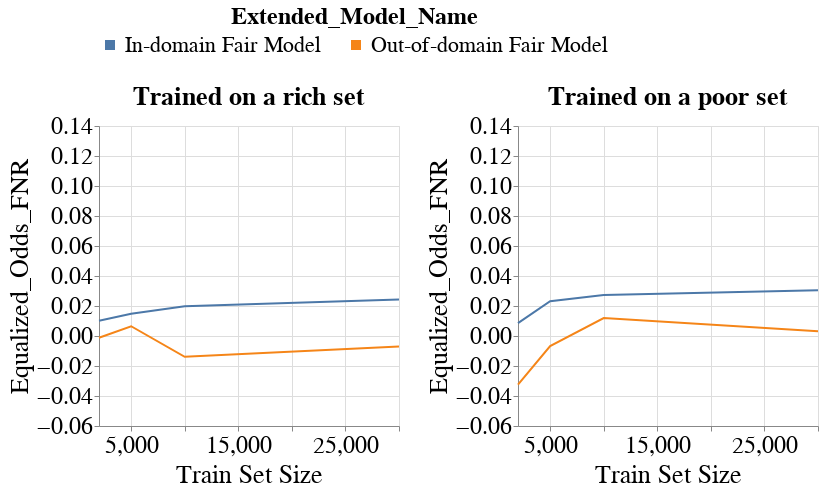

Write notebook code for a chart like this one.
### Markdown cell above
### Disparity Metrics

### Code cell
create_group_metric_line_bands_per_dataset_plot(metrics_per_exp_dct=metrics_per_exp_dct,
                                                experiment_names=EXPERIMENT_NAMES,
                                                model_name=MODEL_NAMES[0],
                                                metric_type='group',
                                                metric_name='Equalized_Odds_FNR',
                                                group_name='RAC1P',
                                                ylim=[-0.06, 0.14],
                                                with_band=False)

### Figure 1 — Vega-Lite specification as saved in the notebook (floating-point values rounded to 4 significant figures)
{"config": {"view": {"continuousWidth": 400, "continuousHeight": 300}, "axis": {"labelFontSize": 24, "labelFontWeight": "normal", "titleFontSize": 26, "titleFontWeight": "normal"}, "legend": {"columns": 2, "direction": "horizontal", "labelFontSize": 22, "labelLimit": 400, "orient": "top", "symbolStrokeWidth": 10, "titleAnchor": "middle", "titleFontSize": 24, "titleLimit": 300}, "title": {"fontSize": 22}}, "vconcat": [{"hconcat": [{"mark": "line", "encoding": {"color": {"field": "Extended_Model_Name", "type": "nominal"}, "x": {"axis": {"labelExpr": "datum.value == 10000 ? '2,000' : datum.label"}, "field": "Train_Set_Size", "scale": {"nice": false}, "title": "Train Set Size", "type": "quantitative"}, "y": {"aggregate": "mean", "field": "Metric_Value", "scale": {"domain": [-0.06, 0.14], "zero": false}, "title": "Equalized_Odds_FNR", "type": "quantitative"}}, "height": 300, "title": {"text": "Trained on a rich set", "fontSize": 26}, "width": 300}, {"data": {"name": "data-5ba51ac851aa0c1685f09242b17a2ede"}, "mark": "line", "encoding": {"color": {"field": "Extended_Model_Name", "type": "nominal"}, "x": {"axis": {"labelExpr": "datum.value == 10000 ? '2,000' : datum.label"}, "field": "Train_Set_Size", "scale": {"nice": false}, "title": "Train Set Size", "type": "quantitative"}, "y": {"aggregate": "mean", "field": "Metric_Value", "scale": {"domain": [-0.06, 0.14], "zero": false}, "title": "Equalized_Odds_FNR", "type": "quantitative"}}, "height": 300, "title": {"text": "Trained on a poor set", "fontSize": 26}, "width": 300}]}], "data": {"name": "data-aa13863c138490920d86d8be84f585fd"}, "$schema": "https://vega.github.io/schema/vega-lite/v4.17.0.json", "datasets": {"data-aa13863c138490920d86d8be84f585fd": [{"Metric": "Equalized_Odds_FNR", "Model_Name": "LogisticRegression", "Experiment_Iteration": "Exp_iter_1", "Intervention_Param": 0.7, "Test_Set_Index": 0, "Group": "RAC1P", "Metric_Value": 0.02708, "Train_Set_Size": 2000, "Extended_Model_Name": "In-domain Fair Model"}, {"Metric": "Equalized_Odds_FNR", "Model_Name": "LogisticRegression", "Experiment_Iteration": "Exp_iter_1", "Intervention_Param": 0.7, "Test_Set_Index": 1, "Group": "RAC1P", "Metric_Value": 0.05531, "Train_Set_Size": 2000, "Extended_Model_Name": "Out-of-domain Fair Model"}, {"Metric": "Equalized_Odds_FNR", "Model_Name": "LogisticRegression", "Experiment_Iteration": "Exp_iter_2", "Intervention_Param": 0.7, "Test_Set_Index": 0, "Group": "RAC1P", "Metric_Value": 0.036, "Train_Set_Size": 2000, "Extended_Model_Name": "In-domain Fair Model"}, {"Metric": "Equalized_Odds_FNR", "Model_Name": "LogisticRegression", "Experiment_Iteration": "Exp_iter_2", "Intervention_Param": 0.7, "Test_Set_Index": 1, "Group": "RAC1P", "Metric_Value": -0.02105, "Train_Set_Size": 2000, "Extended_Model_Name": "Out-of-domain Fair Model"}, {"Metric": "Equalized_Odds_FNR", "Model_Name": "LogisticRegression", "Experiment_Iteration": "Exp_iter_3", "Intervention_Param": 0.7, "Test_Set_Index": 0, "Group": "RAC1P", "Metric_Value": -0.03364, "Train_Set_Size": 2000, "Extended_Model_Name": "In-domain Fair Model"}, {"Metric": "Equalized_Odds_FNR", "Model_Name": "LogisticRegression", "Experiment_Iteration": "Exp_iter_3", "Intervention_Param": 0.7, "Test_Set_Index": 1, "Group": "RAC1P", "Metric_Value": -0.008542, "Train_Set_Size": 2000, "Extended_Model_Name": "Out-of-domain Fair Model"}, {"Metric": "Equalized_Odds_FNR", "Model_Name": "LogisticRegression", "Experiment_Iteration": "Exp_iter_4", "Intervention_Param": 0.7, "Test_Set_Index": 0, "Group": "RAC1P", "Metric_Value": 0.006343, "Train_Set_Size": 2000, "Extended_Model_Name": "In-domain Fair Model"}, {"Metric": "Equalized_Odds_FNR", "Model_Name": "LogisticRegression", "Experiment_Iteration": "Exp_iter_4", "Intervention_Param": 0.7, "Test_Set_Index": 1, "Group": "RAC1P", "Metric_Value": 0.01442, "Train_Set_Size": 2000, "Extended_Model_Name": "Out-of-domain Fair Model"}, {"Metric": "Equalized_Odds_FNR", "Model_Name": "LogisticRegression", "Experiment_Iteration": "Exp_iter_5", "Intervention_Param": 0.7, "Test_Set_Index": 0, "Group": "RAC1P", "Metric_Value": -9.569e-05, "Train_Set_Size": 2000, "Extended_Model_Name": "In-domain Fair Model"}, {"Metric": "Equalized_Odds_FNR", "Model_Name": "LogisticRegression", "Experiment_Iteration": "Exp_iter_5", "Intervention_Param": 0.7, "Test_Set_Index": 1, "Group": "RAC1P", "Metric_Value": -0.01813, "Train_Set_Size": 2000, "Extended_Model_Name": "Out-of-domain Fair Model"}, {"Metric": "Equalized_Odds_FNR", "Model_Name": "LogisticRegression", "Experiment_Iteration": "Exp_iter_6", "Intervention_Param": 0.7, "Test_Set_Index": 0, "Group": "RAC1P", "Metric_Value": 0.02552, "Train_Set_Size": 2000, "Extended_Model_Name": "In-domain Fair Model"}, {"Metric": "Equalized_Odds_FNR", "Model_Name": "LogisticRegression", "Experiment_Iteration": "Exp_iter_6", "Intervention_Param": 0.7, "Test_Set_Index": 1, "Group": "RAC1P", "Metric_Value": -0.02911, "Train_Set_Size": 2000, "Extended_Model_Name": "Out-of-domain Fair Model"}, {"Metric": "Equalized_Odds_FNR", "Model_Name": "LogisticRegression", "Experiment_Iteration": "Exp_iter_1", "Intervention_Param": 0.7, "Test_Set_Index": 0, "Group": "RAC1P", "Metric_Value": 0.02316, "Train_Set_Size": 5000, "Extended_Model_Name": "In-domain Fair Model"}, {"Metric": "Equalized_Odds_FNR", "Model_Name": "LogisticRegression", "Experiment_Iteration": "Exp_iter_1", "Intervention_Param": 0.7, "Test_Set_Index": 1, "Group": "RAC1P", "Metric_Value": -0.01803, "Train_Set_Size": 5000, "Extended_Model_Name": "Out-of-domain Fair Model"}, {"Metric": "Equalized_Odds_FNR", "Model_Name": "LogisticRegression", "Experiment_Iteration": "Exp_iter_2", "Intervention_Param": 0.7, "Test_Set_Index": 0, "Group": "RAC1P", "Metric_Value": 0.02972, "Train_Set_Size": 5000, "Extended_Model_Name": "In-domain Fair Model"}, {"Metric": "Equalized_Odds_FNR", "Model_Name": "LogisticRegression", "Experiment_Iteration": "Exp_iter_2", "Intervention_Param": 0.7, "Test_Set_Index": 1, "Group": "RAC1P", "Metric_Value": -0.001458, "Train_Set_Size": 5000, "Extended_Model_Name": "Out-of-domain Fair Model"}, {"Metric": "Equalized_Odds_FNR", "Model_Name": "LogisticRegression", "Experiment_Iteration": "Exp_iter_3", "Intervention_Param": 0.7, "Test_Set_Index": 0, "Group": "RAC1P", "Metric_Value": -0.01576, "Train_Set_Size": 5000, "Extended_Model_Name": "In-domain Fair Model"}, {"Metric": "Equalized_Odds_FNR", "Model_Name": "LogisticRegression", "Experiment_Iteration": "Exp_iter_3", "Intervention_Param": 0.7, "Test_Set_Index": 1, "Group": "RAC1P", "Metric_Value": 0.02578, "Train_Set_Size": 5000, "Extended_Model_Name": "Out-of-domain Fair Model"}, {"Metric": "Equalized_Odds_FNR", "Model_Name": "LogisticRegression", "Experiment_Iteration": "Exp_iter_4", "Intervention_Param": 0.7, "Test_Set_Index": 0, "Group": "RAC1P", "Metric_Value": 0.01949, "Train_Set_Size": 5000, "Extended_Model_Name": "In-domain Fair Model"}, {"Metric": "Equalized_Odds_FNR", "Model_Name": "LogisticRegression", "Experiment_Iteration": "Exp_iter_4", "Intervention_Param": 0.7, "Test_Set_Index": 1, "Group": "RAC1P", "Metric_Value": 0.02745, "Train_Set_Size": 5000, "Extended_Model_Name": "Out-of-domain Fair Model"}, {"Metric": "Equalized_Odds_FNR", "Model_Name": "LogisticRegression", "Experiment_Iteration": "Exp_iter_5", "Intervention_Param": 0.7, "Test_Set_Index": 0, "Group": "RAC1P", "Metric_Value": 0.01455, "Train_Set_Size": 5000, "Extended_Model_Name": "In-domain Fair Model"}, {"Metric": "Equalized_Odds_FNR", "Model_Name": "LogisticRegression", "Experiment_Iteration": "Exp_iter_5", "Intervention_Param": 0.7, "Test_Set_Index": 1, "Group": "RAC1P", "Metric_Value": 0.04625, "Train_Set_Size": 5000, "Extended_Model_Name": "Out-of-domain Fair Model"}, {"Metric": "Equalized_Odds_FNR", "Model_Name": "LogisticRegression", "Experiment_Iteration": "Exp_iter_6", "Intervention_Param": 0.7, "Test_Set_Index": 0, "Group": "RAC1P", "Metric_Value": 0.01752, "Train_Set_Size": 5000, "Extended_Model_Name": "In-domain Fair Model"}, {"Metric": "Equalized_Odds_FNR", "Model_Name": "LogisticRegression", "Experiment_Iteration": "Exp_iter_6", "Intervention_Param": 0.7, "Test_Set_Index": 1, "Group": "RAC1P", "Metric_Value": -0.04093, "Train_Set_Size": 5000, "Extended_Model_Name": "Out-of-domain Fair Model"}, {"Metric": "Equalized_Odds_FNR", "Model_Name": "LogisticRegression", "Experiment_Iteration": "Exp_iter_1", "Intervention_Param": 0.7, "Test_Set_Index": 0, "Group": "RAC1P", "Metric_Value": 0.02629, "Train_Set_Size": 10000, "Extended_Model_Name": "In-domain Fair Model"}, {"Metric": "Equalized_Odds_FNR", "Model_Name": "LogisticRegression", "Experiment_Iteration": "Exp_iter_1", "Intervention_Param": 0.7, "Test_Set_Index": 1, "Group": "RAC1P", "Metric_Value": -0.008725, "Train_Set_Size": 10000, "Extended_Model_Name": "Out-of-domain Fair Model"}, {"Metric": "Equalized_Odds_FNR", "Model_Name": "LogisticRegression", "Experiment_Iteration": "Exp_iter_2", "Intervention_Param": 0.7, "Test_Set_Index": 0, "Group": "RAC1P", "Metric_Value": 0.036, "Train_Set_Size": 10000, "Extended_Model_Name": "In-domain Fair Model"}, {"Metric": "Equalized_Odds_FNR", "Model_Name": "LogisticRegression", "Experiment_Iteration": "Exp_iter_2", "Intervention_Param": 0.7, "Test_Set_Index": 1, "Group": "RAC1P", "Metric_Value": -0.01413, "Train_Set_Size": 10000, "Extended_Model_Name": "Out-of-domain Fair Model"}, {"Metric": "Equalized_Odds_FNR", "Model_Name": "LogisticRegression", "Experiment_Iteration": "Exp_iter_3", "Intervention_Param": 0.7, "Test_Set_Index": 0, "Group": "RAC1P", "Metric_Value": -0.01753, "Train_Set_Size": 10000, "Extended_Model_Name": "In-domain Fair Model"}, {"Metric": "Equalized_Odds_FNR", "Model_Name": "LogisticRegression", "Experiment_Iteration": "Exp_iter_3", "Intervention_Param": 0.7, "Test_Set_Index": 1, "Group": "RAC1P", "Metric_Value": -0.01547, "Train_Set_Size": 10000, "Extended_Model_Name": "Out-of-domain Fair Model"}, {"Metric": "Equalized_Odds_FNR", "Model_Name": "LogisticRegression", "Experiment_Iteration": "Exp_iter_4", "Intervention_Param": 0.7, "Test_Set_Index": 0, "Group": "RAC1P", "Metric_Value": 0.01281, "Train_Set_Size": 10000, "Extended_Model_Name": "In-domain Fair Model"}, {"Metric": "Equalized_Odds_FNR", "Model_Name": "LogisticRegression", "Experiment_Iteration": "Exp_iter_4", "Intervention_Param": 0.7, "Test_Set_Index": 1, "Group": "RAC1P", "Metric_Value": 0.009883, "Train_Set_Size": 10000, "Extended_Model_Name": "Out-of-domain Fair Model"}, {"Metric": "Equalized_Odds_FNR", "Model_Name": "LogisticRegression", "Experiment_Iteration": "Exp_iter_5", "Intervention_Param": 0.7, "Test_Set_Index": 0, "Group": "RAC1P", "Metric_Value": 0.03355, "Train_Set_Size": 10000, "Extended_Model_Name": "In-domain Fair Model"}, {"Metric": "Equalized_Odds_FNR", "Model_Name": "LogisticRegression", "Experiment_Iteration": "Exp_iter_5", "Intervention_Param": 0.7, "Test_Set_Index": 1, "Group": "RAC1P", "Metric_Value": 0.01025, "Train_Set_Size": 10000, "Extended_Model_Name": "Out-of-domain Fair Model"}, {"Metric": "Equalized_Odds_FNR", "Model_Name": "LogisticRegression", "Experiment_Iteration": "Exp_iter_6", "Intervention_Param": 0.7, "Test_Set_Index": 0, "Group": "RAC1P", "Metric_Value": 0.02785, "Train_Set_Size": 10000, "Extended_Model_Name": "In-domain Fair Model"}, {"Metric": "Equalized_Odds_FNR", "Model_Name": "LogisticRegression", "Experiment_Iteration": "Exp_iter_6", "Intervention_Param": 0.7, "Test_Set_Index": 1, "Group": "RAC1P", "Metric_Value": -0.06508, "Train_Set_Size": 10000, "Extended_Model_Name": "Out-of-domain Fair Model"}, {"Metric": "Equalized_Odds_FNR", "Model_Name": "LogisticRegression", "Experiment_Iteration": "Exp_iter_1", "Intervention_Param": 0.7, "Test_Set_Index": 0, "Group": "RAC1P", "Metric_Value": 0.0211, "Train_Set_Size": 30000, "Extended_Model_Name": "In-domain Fair Model"}, {"Metric": "Equalized_Odds_FNR", "Model_Name": "LogisticRegression", "Experiment_Iteration": "Exp_iter_1", "Intervention_Param": 0.7, "Test_Set_Index": 1, "Group": "RAC1P", "Metric_Value": -0.003443, "Train_Set_Size": 30000, "Extended_Model_Name": "Out-of-domain Fair Model"}, {"Metric": "Equalized_Odds_FNR", "Model_Name": "LogisticRegression", "Experiment_Iteration": "Exp_iter_2", "Intervention_Param": 0.7, "Test_Set_Index": 0, "Group": "RAC1P", "Metric_Value": 0.03573, "Train_Set_Size": 30000, "Extended_Model_Name": "In-domain Fair Model"}, {"Metric": "Equalized_Odds_FNR", "Model_Name": "LogisticRegression", "Experiment_Iteration": "Exp_iter_2", "Intervention_Param": 0.7, "Test_Set_Index": 1, "Group": "RAC1P", "Metric_Value": -0.007794, "Train_Set_Size": 30000, "Extended_Model_Name": "Out-of-domain Fair Model"}, {"Metric": "Equalized_Odds_FNR", "Model_Name": "LogisticRegression", "Experiment_Iteration": "Exp_iter_3", "Intervention_Param": 0.7, "Test_Set_Index": 0, "Group": "RAC1P", "Metric_Value": -0.02211, "Train_Set_Size": 30000, "Extended_Model_Name": "In-domain Fair Model"}, {"Metric": "Equalized_Odds_FNR", "Model_Name": "LogisticRegression", "Experiment_Iteration": "Exp_iter_3", "Intervention_Param": 0.7, "Test_Set_Index": 1, "Group": "RAC1P", "Metric_Value": -0.0202, "Train_Set_Size": 30000, "Extended_Model_Name": "Out-of-domain Fair Model"}, {"Metric": "Equalized_Odds_FNR", "Model_Name": "LogisticRegression", "Experiment_Iteration": "Exp_iter_4", "Intervention_Param": 0.7, "Test_Set_Index": 0, "Group": "RAC1P", "Metric_Value": 0.03348, "Train_Set_Size": 30000, "Extended_Model_Name": "In-domain Fair Model"}, {"Metric": "Equalized_Odds_FNR", "Model_Name": "LogisticRegression", "Experiment_Iteration": "Exp_iter_4", "Intervention_Param": 0.7, "Test_Set_Index": 1, "Group": "RAC1P", "Metric_Value": 0.006727, "Train_Set_Size": 30000, "Extended_Model_Name": "Out-of-domain Fair Model"}, {"Metric": "Equalized_Odds_FNR", "Model_Name": "LogisticRegression", "Experiment_Iteration": "Exp_iter_5", "Intervention_Param": 0.7, "Test_Set_Index": 0, "Group": "RAC1P", "Metric_Value": 0.03822, "Train_Set_Size": 30000, "Extended_Model_Name": "In-domain Fair Model"}, {"Metric": "Equalized_Odds_FNR", "Model_Name": "LogisticRegression", "Experiment_Iteration": "Exp_iter_5", "Intervention_Param": 0.7, "Test_Set_Index": 1, "Group": "RAC1P", "Metric_Value": 0.01644, "Train_Set_Size": 30000, "Extended_Model_Name": "Out-of-domain Fair Model"}, {"Metric": "Equalized_Odds_FNR", "Model_Name": "LogisticRegression", "Experiment_Iteration": "Exp_iter_6", "Intervention_Param": 0.7, "Test_Set_Index": 0, "Group": "RAC1P", "Metric_Value": 0.03968, "Train_Set_Size": 30000, "Extended_Model_Name": "In-domain Fair Model"}, {"Metric": "Equalized_Odds_FNR", "Model_Name": "LogisticRegression", "Experiment_Iteration": "Exp_iter_6", "Intervention_Param": 0.7, "Test_Set_Index": 1, "Group": "RAC1P", "Metric_Value": -0.0338, "Train_Set_Size": 30000, "Extended_Model_Name": "Out-of-domain Fair Model"}], "data-5ba51ac851aa0c1685f09242b17a2ede": [{"Metric": "Equalized_Odds_FNR", "Model_Name": "LogisticRegression", "Experiment_Iteration": "Exp_iter_1", "Intervention_Param": 0.7, "Test_Set_Index": 0, "Group": "RAC1P", "Metric_Value": -0.01699, "Train_Set_Size": 2000, "Extended_Model_Name": "In-domain Fair Model"}, {"Metric": "Equalized_Odds_FNR", "Model_Name": "LogisticRegression", "Experiment_Iteration": "Exp_iter_1", "Intervention_Param": 0.7, "Test_Set_Index": 1, "Group": "RAC1P", "Metric_Value": -0.0219, "Train_Set_Size": 2000, "Extended_Model_Name": "Out-of-domain Fair Model"}, {"Metric": "Equalized_Odds_FNR", "Model_Name": "LogisticRegression", "Experiment_Iteration": "Exp_iter_2", "Intervention_Param": 0.7, "Test_Set_Index": 0, "Group": "RAC1P", "Metric_Value": -0.02616, "Train_Set_Size": 2000, "Extended_Model_Name": "In-domain Fair Model"}, {"Metric": "Equalized_Odds_FNR", "Model_Name": "LogisticRegression", "Experiment_Iteration": "Exp_iter_2", "Intervention_Param": 0.7, "Test_Set_Index": 1, "Group": "RAC1P", "Metric_Value": 0.01281, "Train_Set_Size": 2000, "Extended_Model_Name": "Out-of-domain Fair Model"}, {"Metric": "Equalized_Odds_FNR", "Model_Name": "LogisticRegression", "Experiment_Iteration": "Exp_iter_3", "Intervention_Param": 0.7, "Test_Set_Index": 0, "Group": "RAC1P", "Metric_Value": 0.0292, "Train_Set_Size": 2000, "Extended_Model_Name": "In-domain Fair Model"}, {"Metric": "Equalized_Odds_FNR", "Model_Name": "LogisticRegression", "Experiment_Iteration": "Exp_iter_3", "Intervention_Param": 0.7, "Test_Set_Index": 1, "Group": "RAC1P", "Metric_Value": -0.07395, "Train_Set_Size": 2000, "Extended_Model_Name": "Out-of-domain Fair Model"}, {"Metric": "Equalized_Odds_FNR", "Model_Name": "LogisticRegression", "Experiment_Iteration": "Exp_iter_4", "Intervention_Param": 0.7, "Test_Set_Index": 0, "Group": "RAC1P", "Metric_Value": 0.05182, "Train_Set_Size": 2000, "Extended_Model_Name": "In-domain Fair Model"}, {"Metric": "Equalized_Odds_FNR", "Model_Name": "LogisticRegression", "Experiment_Iteration": "Exp_iter_4", "Intervention_Param": 0.7, "Test_Set_Index": 1, "Group": "RAC1P", "Metric_Value": -0.008947, "Train_Set_Size": 2000, "Extended_Model_Name": "Out-of-domain Fair Model"}, {"Metric": "Equalized_Odds_FNR", "Model_Name": "LogisticRegression", "Experiment_Iteration": "Exp_iter_5", "Intervention_Param": 0.7, "Test_Set_Index": 0, "Group": "RAC1P", "Metric_Value": 0.02622, "Train_Set_Size": 2000, "Extended_Model_Name": "In-domain Fair Model"}, {"Metric": "Equalized_Odds_FNR", "Model_Name": "LogisticRegression", "Experiment_Iteration": "Exp_iter_5", "Intervention_Param": 0.7, "Test_Set_Index": 1, "Group": "RAC1P", "Metric_Value": -0.05032, "Train_Set_Size": 2000, "Extended_Model_Name": "Out-of-domain Fair Model"}, {"Metric": "Equalized_Odds_FNR", "Model_Name": "LogisticRegression", "Experiment_Iteration": "Exp_iter_6", "Intervention_Param": 0.7, "Test_Set_Index": 0, "Group": "RAC1P", "Metric_Value": -0.01283, "Train_Set_Size": 2000, "Extended_Model_Name": "In-domain Fair Model"}, {"Metric": "Equalized_Odds_FNR", "Model_Name": "LogisticRegression", "Experiment_Iteration": "Exp_iter_6", "Intervention_Param": 0.7, "Test_Set_Index": 1, "Group": "RAC1P", "Metric_Value": -0.05208, "Train_Set_Size": 2000, "Extended_Model_Name": "Out-of-domain Fair Model"}, {"Metric": "Equalized_Odds_FNR", "Model_Name": "LogisticRegression", "Experiment_Iteration": "Exp_iter_1", "Intervention_Param": 0.7, "Test_Set_Index": 0, "Group": "RAC1P", "Metric_Value": 0.02551, "Train_Set_Size": 5000, "Extended_Model_Name": "In-domain Fair Model"}, {"Metric": "Equalized_Odds_FNR", "Model_Name": "LogisticRegression", "Experiment_Iteration": "Exp_iter_1", "Intervention_Param": 0.7, "Test_Set_Index": 1, "Group": "RAC1P", "Metric_Value": -0.03624, "Train_Set_Size": 5000, "Extended_Model_Name": "Out-of-domain Fair Model"}, {"Metric": "Equalized_Odds_FNR", "Model_Name": "LogisticRegression", "Experiment_Iteration": "Exp_iter_2", "Intervention_Param": 0.7, "Test_Set_Index": 0, "Group": "RAC1P", "Metric_Value": -0.0195, "Train_Set_Size": 5000, "Extended_Model_Name": "In-domain Fair Model"}, {"Metric": "Equalized_Odds_FNR", "Model_Name": "LogisticRegression", "Experiment_Iteration": "Exp_iter_2", "Intervention_Param": 0.7, "Test_Set_Index": 1, "Group": "RAC1P", "Metric_Value": 0.04988, "Train_Set_Size": 5000, "Extended_Model_Name": "Out-of-domain Fair Model"}, {"Metric": "Equalized_Odds_FNR", "Model_Name": "LogisticRegression", "Experiment_Iteration": "Exp_iter_3", "Intervention_Param": 0.7, "Test_Set_Index": 0, "Group": "RAC1P", "Metric_Value": 0.02366, "Train_Set_Size": 5000, "Extended_Model_Name": "In-domain Fair Model"}, {"Metric": "Equalized_Odds_FNR", "Model_Name": "LogisticRegression", "Experiment_Iteration": "Exp_iter_3", "Intervention_Param": 0.7, "Test_Set_Index": 1, "Group": "RAC1P", "Metric_Value": -0.08956, "Train_Set_Size": 5000, "Extended_Model_Name": "Out-of-domain Fair Model"}, {"Metric": "Equalized_Odds_FNR", "Model_Name": "LogisticRegression", "Experiment_Iteration": "Exp_iter_4", "Intervention_Param": 0.7, "Test_Set_Index": 0, "Group": "RAC1P", "Metric_Value": 0.07909, "Train_Set_Size": 5000, "Extended_Model_Name": "In-domain Fair Model"}, {"Metric": "Equalized_Odds_FNR", "Model_Name": "LogisticRegression", "Experiment_Iteration": "Exp_iter_4", "Intervention_Param": 0.7, "Test_Set_Index": 1, "Group": "RAC1P", "Metric_Value": 0.003925, "Train_Set_Size": 5000, "Extended_Model_Name": "Out-of-domain Fair Model"}, {"Metric": "Equalized_Odds_FNR", "Model_Name": "LogisticRegression", "Experiment_Iteration": "Exp_iter_5", "Intervention_Param": 0.7, "Test_Set_Index": 0, "Group": "RAC1P", "Metric_Value": 0.01984, "Train_Set_Size": 5000, "Extended_Model_Name": "In-domain Fair Model"}, {"Metric": "Equalized_Odds_FNR", "Model_Name": "LogisticRegression", "Experiment_Iteration": "Exp_iter_5", "Intervention_Param": 0.7, "Test_Set_Index": 1, "Group": "RAC1P", "Metric_Value": 0.004921, "Train_Set_Size": 5000, "Extended_Model_Name": "Out-of-domain Fair Model"}, {"Metric": "Equalized_Odds_FNR", "Model_Name": "LogisticRegression", "Experiment_Iteration": "Exp_iter_6", "Intervention_Param": 0.7, "Test_Set_Index": 0, "Group": "RAC1P", "Metric_Value": 0.01066, "Train_Set_Size": 5000, "Extended_Model_Name": "In-domain Fair Model"}, {"Metric": "Equalized_Odds_FNR", "Model_Name": "LogisticRegression", "Experiment_Iteration": "Exp_iter_6", "Intervention_Param": 0.7, "Test_Set_Index": 1, "Group": "RAC1P", "Metric_Value": 0.02674, "Train_Set_Size": 5000, "Extended_Model_Name": "Out-of-domain Fair Model"}, {"Metric": "Equalized_Odds_FNR", "Model_Name": "LogisticRegression", "Experiment_Iteration": "Exp_iter_1", "Intervention_Param": 0.7, "Test_Set_Index": 0, "Group": "RAC1P", "Metric_Value": 0.02115, "Train_Set_Size": 10000, "Extended_Model_Name": "In-domain Fair Model"}, {"Metric": "Equalized_Odds_FNR", "Model_Name": "LogisticRegression", "Experiment_Iteration": "Exp_iter_1", "Intervention_Param": 0.7, "Test_Set_Index": 1, "Group": "RAC1P", "Metric_Value": 0.012, "Train_Set_Size": 10000, "Extended_Model_Name": "Out-of-domain Fair Model"}, {"Metric": "Equalized_Odds_FNR", "Model_Name": "LogisticRegression", "Experiment_Iteration": "Exp_iter_2", "Intervention_Param": 0.7, "Test_Set_Index": 0, "Group": "RAC1P", "Metric_Value": -0.02704, "Train_Set_Size": 10000, "Extended_Model_Name": "In-domain Fair Model"}, {"Metric": "Equalized_Odds_FNR", "Model_Name": "LogisticRegression", "Experiment_Iteration": "Exp_iter_2", "Intervention_Param": 0.7, "Test_Set_Index": 1, "Group": "RAC1P", "Metric_Value": 0.03669, "Train_Set_Size": 10000, "Extended_Model_Name": "Out-of-domain Fair Model"}, {"Metric": "Equalized_Odds_FNR", "Model_Name": "LogisticRegression", "Experiment_Iteration": "Exp_iter_3", "Intervention_Param": 0.7, "Test_Set_Index": 0, "Group": "RAC1P", "Metric_Value": 0.05263, "Train_Set_Size": 10000, "Extended_Model_Name": "In-domain Fair Model"}, {"Metric": "Equalized_Odds_FNR", "Model_Name": "LogisticRegression", "Experiment_Iteration": "Exp_iter_3", "Intervention_Param": 0.7, "Test_Set_Index": 1, "Group": "RAC1P", "Metric_Value": -0.0492, "Train_Set_Size": 10000, "Extended_Model_Name": "Out-of-domain Fair Model"}, {"Metric": "Equalized_Odds_FNR", "Model_Name": "LogisticRegression", "Experiment_Iteration": "Exp_iter_4", "Intervention_Param": 0.7, "Test_Set_Index": 0, "Group": "RAC1P", "Metric_Value": 0.07555, "Train_Set_Size": 10000, "Extended_Model_Name": "In-domain Fair Model"}, {"Metric": "Equalized_Odds_FNR", "Model_Name": "LogisticRegression", "Experiment_Iteration": "Exp_iter_4", "Intervention_Param": 0.7, "Test_Set_Index": 1, "Group": "RAC1P", "Metric_Value": 0.004735, "Train_Set_Size": 10000, "Extended_Model_Name": "Out-of-domain Fair Model"}, {"Metric": "Equalized_Odds_FNR", "Model_Name": "LogisticRegression", "Experiment_Iteration": "Exp_iter_5", "Intervention_Param": 0.7, "Test_Set_Index": 0, "Group": "RAC1P", "Metric_Value": 0.03871, "Train_Set_Size": 10000, "Extended_Model_Name": "In-domain Fair Model"}, {"Metric": "Equalized_Odds_FNR", "Model_Name": "LogisticRegression", "Experiment_Iteration": "Exp_iter_5", "Intervention_Param": 0.7, "Test_Set_Index": 1, "Group": "RAC1P", "Metric_Value": 0.01949, "Train_Set_Size": 10000, "Extended_Model_Name": "Out-of-domain Fair Model"}, {"Metric": "Equalized_Odds_FNR", "Model_Name": "LogisticRegression", "Experiment_Iteration": "Exp_iter_6", "Intervention_Param": 0.7, "Test_Set_Index": 0, "Group": "RAC1P", "Metric_Value": 0.002697, "Train_Set_Size": 10000, "Extended_Model_Name": "In-domain Fair Model"}, {"Metric": "Equalized_Odds_FNR", "Model_Name": "LogisticRegression", "Experiment_Iteration": "Exp_iter_6", "Intervention_Param": 0.7, "Test_Set_Index": 1, "Group": "RAC1P", "Metric_Value": 0.04792, "Train_Set_Size": 10000, "Extended_Model_Name": "Out-of-domain Fair Model"}, {"Metric": "Equalized_Odds_FNR", "Model_Name": "LogisticRegression", "Experiment_Iteration": "Exp_iter_1", "Intervention_Param": 0.7, "Test_Set_Index": 0, "Group": "RAC1P", "Metric_Value": 0.0276, "Train_Set_Size": 30000, "Extended_Model_Name": "In-domain Fair Model"}, {"Metric": "Equalized_Odds_FNR", "Model_Name": "LogisticRegression", "Experiment_Iteration": "Exp_iter_1", "Intervention_Param": 0.7, "Test_Set_Index": 1, "Group": "RAC1P", "Metric_Value": 0.02153, "Train_Set_Size": 30000, "Extended_Model_Name": "Out-of-domain Fair Model"}, {"Metric": "Equalized_Odds_FNR", "Model_Name": "LogisticRegression", "Experiment_Iteration": "Exp_iter_2", "Intervention_Param": 0.7, "Test_Set_Index": 0, "Group": "RAC1P", "Metric_Value": -0.01897, "Train_Set_Size": 30000, "Extended_Model_Name": "In-domain Fair Model"}, {"Metric": "Equalized_Odds_FNR", "Model_Name": "LogisticRegression", "Experiment_Iteration": "Exp_iter_2", "Intervention_Param": 0.7, "Test_Set_Index": 1, "Group": "RAC1P", "Metric_Value": 0.03014, "Train_Set_Size": 30000, "Extended_Model_Name": "Out-of-domain Fair Model"}, {"Metric": "Equalized_Odds_FNR", "Model_Name": "LogisticRegression", "Experiment_Iteration": "Exp_iter_3", "Intervention_Param": 0.7, "Test_Set_Index": 0, "Group": "RAC1P", "Metric_Value": 0.04159, "Train_Set_Size": 30000, "Extended_Model_Name": "In-domain Fair Model"}, {"Metric": "Equalized_Odds_FNR", "Model_Name": "LogisticRegression", "Experiment_Iteration": "Exp_iter_3", "Intervention_Param": 0.7, "Test_Set_Index": 1, "Group": "RAC1P", "Metric_Value": -0.06754, "Train_Set_Size": 30000, "Extended_Model_Name": "Out-of-domain Fair Model"}, {"Metric": "Equalized_Odds_FNR", "Model_Name": "LogisticRegression", "Experiment_Iteration": "Exp_iter_4", "Intervention_Param": 0.7, "Test_Set_Index": 0, "Group": "RAC1P", "Metric_Value": 0.07786, "Train_Set_Size": 30000, "Extended_Model_Name": "In-domain Fair Model"}, {"Metric": "Equalized_Odds_FNR", "Model_Name": "LogisticRegression", "Experiment_Iteration": "Exp_iter_4", "Intervention_Param": 0.7, "Test_Set_Index": 1, "Group": "RAC1P", "Metric_Value": 0.03228, "Train_Set_Size": 30000, "Extended_Model_Name": "Out-of-domain Fair Model"}, {"Metric": "Equalized_Odds_FNR", "Model_Name": "LogisticRegression", "Experiment_Iteration": "Exp_iter_5", "Intervention_Param": 0.7, "Test_Set_Index": 0, "Group": "RAC1P", "Metric_Value": 0.05398, "Train_Set_Size": 30000, "Extended_Model_Name": "In-domain Fair Model"}, {"Metric": "Equalized_Odds_FNR", "Model_Name": "LogisticRegression", "Experiment_Iteration": "Exp_iter_5", "Intervention_Param": 0.7, "Test_Set_Index": 1, "Group": "RAC1P", "Metric_Value": 0.005629, "Train_Set_Size": 30000, "Extended_Model_Name": "Out-of-domain Fair Model"}, {"Metric": "Equalized_Odds_FNR", "Model_Name": "LogisticRegression", "Experiment_Iteration": "Exp_iter_6", "Intervention_Param": 0.7, "Test_Set_Index": 0, "Group": "RAC1P", "Metric_Value": 0.0006112, "Train_Set_Size": 30000, "Extended_Model_Name": "In-domain Fair Model"}, {"Metric": "Equalized_Odds_FNR", "Model_Name": "LogisticRegression", "Experiment_Iteration": "Exp_iter_6", "Intervention_Param": 0.7, "Test_Set_Index": 1, "Group": "RAC1P", "Metric_Value": -0.002565, "Train_Set_Size": 30000, "Extended_Model_Name": "Out-of-domain Fair Model"}]}}
